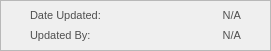
    <widget class="QFrame" name="basePopUpBodyFrame_10">
     <property name="geometry">
      <rect>
       <x>980</x>
       <y>590</y>
       <width>271</width>
       <height>51</height>
      </rect>
     </property>
     <property name="styleSheet">
      <string notr="true">#basePopUpBodyFrame_10 {
	background-color: rgb(247, 247, 247);
	border: 1px solid rgb(194, 194, 194);
	border-radius: 10px;
}</string>
     </property>
     <property name="frameShape">
      <enum>QFrame::Shape::StyledPanel</enum>
     </property>
     <property name="frameShadow">
      <enum>QFrame::Shadow::Raised</enum>
     </property>
     <widget class="QLabel" name="label_DateUpdated">
      <property name="geometry">
       <rect>
        <x>30</x>
        <y>0</y>
        <width>81</width>
        <height>31</height>
       </rect>
      </property>
      <property name="font">
       <font>
        <family>Arial</family>
        <pointsize>8</pointsize>
       </font>
      </property>
      <property name="styleSheet">
       <string notr="true">#label_DateUpdated{
	background-color:transparent;
	color:#4f4f4f;
}</string>
      </property>
      <property name="text">
       <string>Date Updated:</string>
      </property>
      <property name="alignment">
       <set>Qt::AlignmentFlag::AlignLeading|Qt::AlignmentFlag::AlignLeft|Qt::AlignmentFlag::AlignVCenter</set>
      </property>
     </widget>
     <widget class="QLabel" name="display_DateUpdated">
      <property name="geometry">
       <rect>
        <x>100</x>
        <y>0</y>
        <width>141</width>
        <height>31</height>
       </rect>
      </property>
      <property name="font">
       <font>
        <family>Arial</family>
        <pointsize>8</pointsize>
       </font>
      </property>
      <property name="styleSheet">
       <string notr="true">#display_DateUpdated{
	background-color:transparent;
	color:#4f4f4f;
}</string>
      </property>
      <property name="text">
       <string>N/A</string>
      </property>
      <property name="alignment">
       <set>Qt::AlignmentFlag::AlignRight|Qt::AlignmentFlag::AlignTrailing|Qt::AlignmentFlag::AlignVCenter</set>
      </property>
     </widget>
     <widget class="QLabel" name="display_UpdatedBy">
      <property name="geometry">
       <rect>
        <x>90</x>
        <y>20</y>
        <width>151</width>
        <height>31</height>
       </rect>
      </property>
      <property name="font">
       <font>
        <family>Arial</family>
        <pointsize>8</pointsize>
       </font>
      </property>
      <property name="styleSheet">
       <string notr="true">#display_UpdatedBy{
	background-color:transparent;
	color:#4f4f4f;
}</string>
      </property>
      <property name="text">
       <string>N/A</string>
      </property>
      <property name="alignment">
       <set>Qt::AlignmentFlag::AlignRight|Qt::AlignmentFlag::AlignTrailing|Qt::AlignmentFlag::AlignVCenter</set>
      </property>
     </widget>
     <widget class="QLabel" name="label_UpdatedBy">
      <property name="geometry">
       <rect>
        <x>30</x>
        <y>20</y>
        <width>81</width>
        <height>31</height>
       </rect>
      </property>
      <property name="font">
       <font>
        <family>Arial</family>
        <pointsize>8</pointsize>
       </font>
      </property>
      <property name="styleSheet">
       <string notr="true">#label_UpdatedBy{
	background-color:transparent;
	color:#4f4f4f;
}</string>
      </property>
      <property name="text">
       <string>Updated By:</string>
      </property>
      <property name="alignment">
       <set>Qt::AlignmentFlag::AlignLeading|Qt::AlignmentFlag::AlignLeft|Qt::AlignmentFlag::AlignVCenter</set>
      </property>
     </widget>
    </widget>
